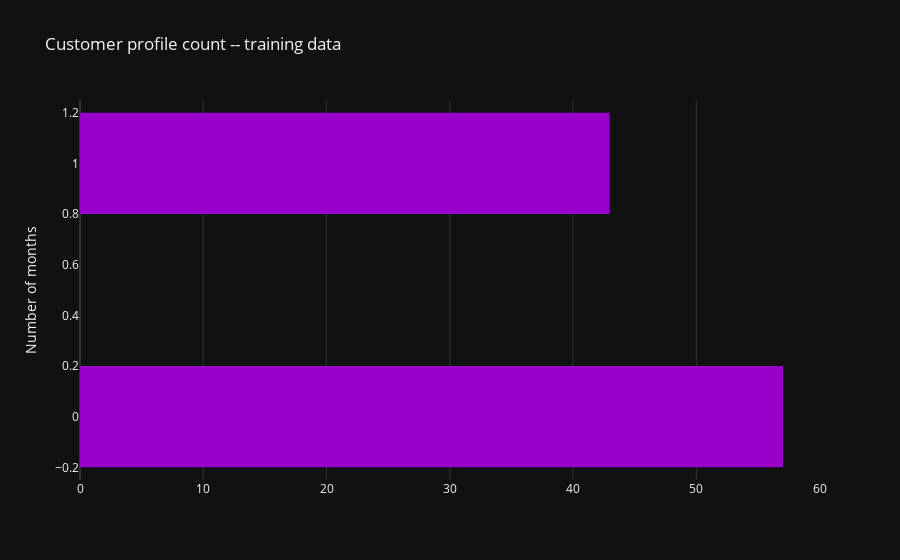

The code cell stored with this chart in its notebook:
### Code cell
# check the distribution of target values.
fig = go.Figure()
fig.add_trace(
    go.Histogram(
        y = y,
        ybins = dict(size = 0.5),
        marker_color= '#9900cc',
        histnorm='percent'
    )
)

fig.update_layout(
    template = "plotly_dark",
    title = "Customer profile count -- training data",
    yaxis_title = "Number of months",
    bargap = 0.2
)

fig.show()

# percentage of the target split
target_0 = y[y == 0]
target_1 = y[y == 1]
target_0_percentage = (len(target_0) / len(y)) * 100
target_1_percentage = (len(target_1) / len(y)) * 100
print(f"percentage of the target 0 (not disaster ) --> {target_0_percentage}")
print(f"percentage of the target 1 (real disaster ) --> {target_1_percentage}")


# Not a big difference we can use as it is for classification.

### Figure 1 — Plotly figure (JSON) as saved in the notebook; plotly's stock layout.template omitted (floating-point values rounded to 4 significant figures; data arrays with more than 128 entries replaced by an {"elided": "..."} marker saying what was removed)
{"data": [{"histnorm": "percent", "marker": {"color": "#9900cc"}, "type": "histogram", "y": {"elided": "7613 int values"}, "ybins": {"size": 0.5}}], "layout": {"bargap": 0.2, "title": {"text": "Customer profile count -- training data"}, "yaxis": {"title": {"text": "Number of months"}}}}
